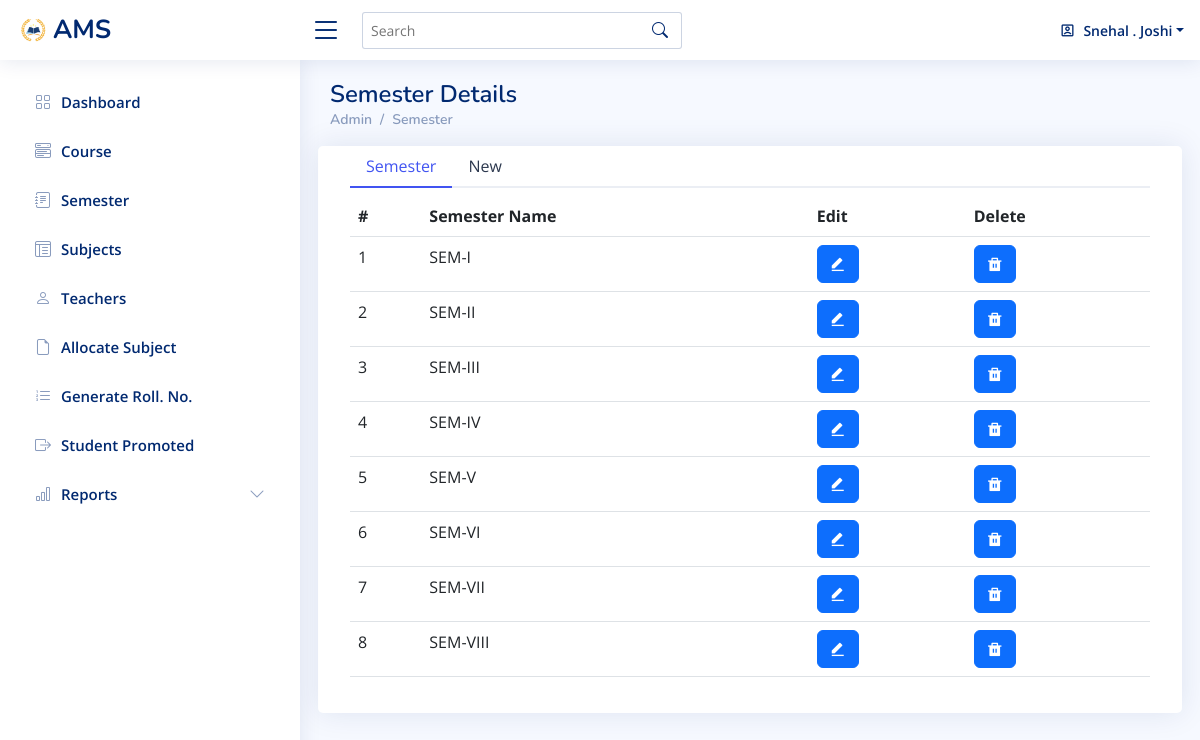
The page /semester.php (signed in) on the database its author committed.
### tables this page shows
CREATE TABLE IF NOT EXISTS `semester` (
  `sem_id` int NOT NULL AUTO_INCREMENT,
  `sem_name` varchar(20) NOT NULL,
  PRIMARY KEY (`sem_id`)
);

### semester.php (the view, shortened to what this page needs)
<?php
include("database_connect.php");
$selectqry="select * from semester";
$rssem=mysqli_query($con,$selectqry);
?>
<!DOCTYPE html>
<html lang="en">
<head>
  <link href="assets/vendor/bootstrap/css/bootstrap.min.css" rel="stylesheet">
  <link href="assets/vendor/bootstrap-icons/bootstrap-icons.css" rel="stylesheet">
  <link href="assets/vendor/boxicons/css/boxicons.min.css" rel="stylesheet">
  <link href="assets/vendor/quill/quill.snow.css" rel="stylesheet">
  <link href="assets/vendor/quill/quill.bubble.css" rel="stylesheet">
  <link href="assets/vendor/remixicon/remixicon.css" rel="stylesheet">
  <link href="assets/vendor/simple-datatables/style.css" rel="stylesheet">
  <link href="assets/css/style.css" rel="stylesheet">
</head>
<body>
  <header id="header" class="header fixed-top d-flex align-items-center">
    <div class="d-flex align-items-center justify-content-between">
      <a href="#" class="logo d-flex align-items-center">
        <img src="img/logo/logoaaa.png" alt="">
        <span class="d-none d-lg-block">AMS</span>
      </a>
      <i class="bi bi-list toggle-sidebar-btn"></i>
    </div>
    <div class="search-bar">
      <form class="search-form d-flex align-items-center" method="POST" action="#">
        <input type="text" name="query" placeholder="Search" title="Enter search keyword">
        <button type="submit" title="Search"><i class="bi bi-search"></i></button>
      </form>
    </div>
    <nav class="header-nav ms-auto">
      <ul class="d-flex align-items-center">
        <li class="nav-item dropdown pe-3">
        <a class="nav-link nav-profile d-flex align-items-center pe-0" href="#" data-bs-toggle="dropdown">
            <i class="ri-account-box-line"></i>
            <span class="d-none d-md-block dropdown-toggle ps-2"><?PHP if(isset($_SESSION["u_name"])) echo $_SESSION["u_name"]; ?></span>
          </a>
        </li>
      </ul>
    </nav>
  </header>
  <aside id="sidebar" class="sidebar">
    <ul class="sidebar-nav" id="sidebar-nav">
      <li class="nav-item">
        <a class="nav-link collapsed" href="admin-dashboard.php">
          <i class="bi bi-grid"></i>
          <span>Dashboard</span>
        </a>
      </li>
      <li class="nav-item">
        <a class="nav-link collapsed"  href="course.php">
          <i class="bi bi-menu-button-wide"></i><span>Course</span>
        </a>
      </li>
      <li class="nav-item">
        <a class="nav-link collapsed"  href="semester.php">
          <i class="bi bi-journal-text"></i><span>Semester</span>
        </a>
      </li>
      <li class="nav-item">
        <a class="nav-link collapsed"  href="subjects.php">
          <i class="bi bi-layout-text-window-reverse"></i><span>Subjects</span>
        </a>
      </li>
      <li class="nav-item">
        <a class="nav-link collapsed"  href="teacher.php">
          <i class="bi bi-person"></i><span>Teachers</span>
        </a>
      </li>
      <li class="nav-item">
        <a class="nav-link collapsed"  href="allocate-subject.php">
          <i class="bi bi-file-earmark"></i><span>Allocate Subject</span>
        </a>
      </li>
      <li class="nav-item">
        <a class="nav-link collapsed"  href="Generate-rollno.php">
          <i class="bi bi-list-ol"></i><span>Generate Roll. No.</span>
        </a>
      </li>
      <li class="nav-item">
        <a class="nav-link collapsed"  href="student_promot.php">
          <i class="bi bi-box-arrow-right"></i><span>Student Promoted</span>
        </a>
      </li>
      <li class="nav-item">
        <a class="nav-link collapsed" data-bs-target="#icons-nav" data-bs-toggle="collapse" href="Reports.php">
          <i class="bi bi-bar-chart"></i><span>Reports</span><i class="bi bi-chevron-down ms-auto"></i>
        </a>
      </li>
        </ul>
  </aside>
  <main id="main" class="main">
    <div class="pagetitle">
      <h1>Semester Details</h1>
      <nav>
        <ol class="breadcrumb">
          <li class="breadcrumb-item"><a href="index.html">Admin</a></li>
          <li class="breadcrumb-item">Semester</li>
        </ol>
      </nav>
    </div>
    <section class="section">
      <div class="row">
        <div class="card">
          <div class="card-body">
            <ul class="nav nav-tabs nav-tabs-bordered" id="borderedTab" role="tablist">
              <li class="nav-item" role="presentation">
                <button class="<?php if(isset($sem_id)) echo 'nav-link'; else echo 'nav-link active'?>" id="home-tab" data-bs-toggle="tab" data-bs-target="#bordered-home" type="button" role="tab" aria-controls="home" aria-selected="true">Semester</button>
              </li>
              <li class="nav-item" role="presentation">
                <button class="<?php if(isset($sem_id)) echo 'nav-link active'; else echo 'nav-link'?>" id="profile-tab" data-bs-toggle="tab" data-bs-target="#bordered-profile" type="button" role="tab" aria-controls="profile" aria-selected="false">New</button>
              </li>
            </ul>
            <div class="tab-content pt-2" id="borderedTabContent">
              <div class="<?php if(isset($sem_id)) echo 'tab-pane fade'; else echo 'tab-pane fade show active'?>" id="bordered-home" role="tabpanel" aria-labelledby="home-tab">
              <table class="table datatable">
                <thead>
                  <tr>
                    <th scope="col">#</th>
                    <th scope="col">Semester Name</th>
                    <th scope="col">Edit</th>
                    <th scope="col">Delete</th>
                  </tr>
                </thead>
                <tbody>
                  <?php
                   if(!$rssem)
                   {
                      echo "<tr><td colspan='4'> no records found...</td></tr>";
                   }
                   else
                   {
                      $cnt=1;
                      while($row=mysqli_fetch_row($rssem))
                      {
                          echo "<tr>";
                          echo "<td>".$cnt."</td>";
                          echo "<td>".$row[1]."</td>";
                          echo "<td><a class='btn btn-primary' href='semester.php?edit=".$row[0]."'><i class='ri-edit-fill'></i></a></td>";
                          echo "<td><button type='button' class='btn btn-primary' data-bs-toggle='modal' data-bs-target='#smallModal$row[0]'>
                          <i class='ri-delete-bin-fill'></i>
                        </button></td>";
                          echo "</tr>";
                          $cnt=$cnt+1;
                      }
                   }
                  ?>
                </tbody>
              </table>
              </div>
            </div>
          </div>
      </div>
    </section>
  </main>
</body>
</html>

### assets/css/style.css (style rules this page uses)
:root { scroll-behavior: smooth; }
body { font-family: "Open Sans", sans-serif; background: #f6f9ff; color: #444444; }
a { color: #4154f1; text-decoration: none; }
h1, h2, h3, h4, h5, h6 { font-family: "Nunito", sans-serif; }
#main { margin-top: 60px; padding: 20px 30px; transition: all 0.3s; }
.pagetitle { margin-bottom: 10px; }
.pagetitle h1 { font-size: 24px; margin-bottom: 0; font-weight: 600; color: #012970; }
.card { margin-bottom: 30px; border: none; border-radius: 5px; box-shadow: 0px 0 30px rgba(1, 41, 112, 0.1); }
.card-body { padding: 0 20px 20px 20px; }
.breadcrumb { font-size: 14px; font-family: "Nunito", sans-serif; color: #899bbd; font-weight: 600; }
.breadcrumb a { color: #899bbd; transition: 0.3s; }
.breadcrumb .breadcrumb-item::before { color: #899bbd; }
.nav-tabs-bordered { border-bottom: 2px solid #ebeef4; }
.nav-tabs-bordered .nav-link { margin-bottom: -2px; border: none; color: #2c384e; }
.nav-tabs-bordered .nav-link.active { background-color: #fff; color: #4154f1; border-bottom: 2px solid #4154f1; }
.logo { line-height: 1; }
@media (min-width: 1200px) { .logo { width: 280px; } }
.logo img { max-height: 26px; margin-right: 6px; }
.logo span { font-size: 26px; font-weight: 700; color: #012970; font-family: "Nunito", sans-serif; }
.header { transition: all 0.5s; z-index: 997; height: 60px; box-shadow: 0px 2px 20px rgba(1, 41, 112, 0.1); background-color: #fff; padding-left: 20px; }
.header .toggle-sidebar-btn { font-size: 32px; padding-left: 10px; cursor: pointer; color: #012970; }
.header .search-bar { min-width: 360px; padding: 0 20px; }
.header .search-form { width: 100%; }
.header .search-form input { border: 0; font-size: 14px; color: #012970; border: 1px solid rgba(1, 41, 112, 0.2); padding: 7px 38px 7px 8px; border-radius: 3px; transition: 0.3s; width: 100%; }
.header .search-form button { border: 0; padding: 0; margin-left: -30px; background: none; }
.header .search-form button i { color: #012970; }
.header-nav ul { list-style: none; }
.header-nav>ul { margin: 0; padding: 0; }
.header-nav .nav-profile { color: #012970; }
.header-nav .nav-profile span { font-size: 14px; font-weight: 600; }
.sidebar { position: fixed; top: 60px; left: 0; bottom: 0; width: 300px; z-index: 996; transition: all 0.3s; padding: 20px; overflow-y: auto; scrollbar-width: thin; scrollbar-color: #aab7cf transparent; box-shadow: 0px 0px 20px rgba(1, 41, 112, 0.1); background-color: #fff; }
@media (min-width: 1200px) { #main, #footer { margin-left: 300px; } }
.sidebar-nav { padding: 0; margin: 0; list-style: none; }
.sidebar-nav li { padding: 0; margin: 0; list-style: none; }
.sidebar-nav .nav-item { margin-bottom: 5px; }
.sidebar-nav .nav-link { display: flex; align-items: center; font-size: 15px; font-weight: 600; color: #4154f1; transition: 0.3; background: #f6f9ff; padding: 10px 15px; border-radius: 4px; }
.sidebar-nav .nav-link i { font-size: 16px; margin-right: 10px; color: #4154f1; }
.sidebar-nav .nav-link.collapsed { color: #012970; background: #fff; }
.sidebar-nav .nav-link.collapsed i { color: #899bbd; }
.sidebar-nav .nav-link .bi-chevron-down { margin-right: 0; transition: transform 0.2s ease-in-out; }

### rows shown on the page
semester: sem_name "SEM-I"
semester: sem_name "SEM-II"
semester: sem_name "SEM-III"
semester: sem_name "SEM-IV"
semester: sem_name "SEM-V"
semester: sem_name "SEM-VI"
semester: sem_name "SEM-VII"
semester: sem_name "SEM-VIII"

### other values the page prints
$_SESSION["u_name"] "Snehal . Joshi"
